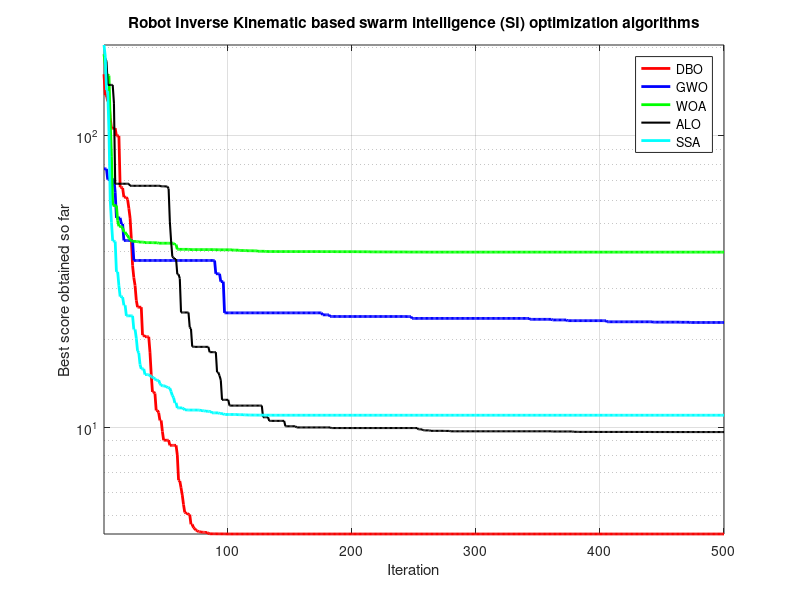

Source code (MATLAB):
%% 绘制迭代次数曲线
clear;
clc;
%% 导入不同算法的数据
% load('I_DBO_curve.mat');
% I_DBO_data = I_DBO_curve;

load('first_DBO.mat');
DBO_data = DBO_curve;
load('first_GWO.mat');
GWO_data = GWO_cg_curve;
load('first_WOA.mat');
WOA_data = WOA_cg_curve;
load('first_ALO1.mat');
ALO_data = cg_curve;
load('first_SSA.mat');
SSA_data = SSA_curve;

%% 绘制对应的曲线
% 调整线条的颜色：'red'、'green'、'blue'、'cyan'、'magenta'、'yellow'、'black'、'white'
figure;
% semilogy(I_DBO_data,'Color','red','LineWidth',2.5);
hold on;
semilogy(DBO_data,'Color','red','LineWidth',2,'LineStyle','-');  
semilogy(GWO_data,'Color','blue','LineWidth',2);
semilogy(WOA_data,'Color','green','LineWidth',2);
semilogy(ALO_data,'Color','black','LineWidth',1.5);
semilogy(SSA_data,'Color','cyan','LineWidth',2);
%%
title('Robot Inverse Kinematic based swarm intelligence (SI) optimization algorithms')
xlabel('Iteration');
ylabel('Best score obtained so far');


axis tight
grid on
box on
% legend('I-DBO','DBO','GWO','WOA','ALO','SSA')      % 给每条线加标签
legend('DBO','GWO','WOA','ALO','SSA')      % 给每条线加标签

% display(['The best solution obtained by WOA is : ', num2str(Best_pos)]);
% display(['The best optimal value of the objective funciton found by WOA is : ', num2str(Best_score)]);